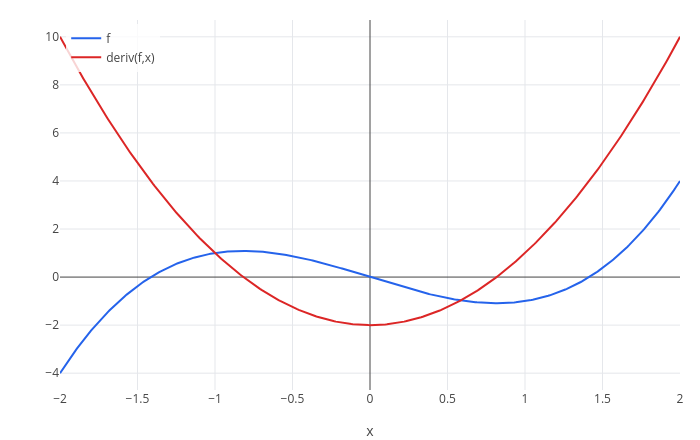

Notebook cell for this chart:
### Markdown cell above
## Plotting
`plot(f1, f2, ..., x, from, to)` samples expressions over a range; the range defaults to -10 .. 10. Variables you defined are substituted.

### Code cell
plot(f, deriv(f, x), x, -2, 2)

### Figure 1 — Plotly figure (JSON) as saved in the notebook; plotly's stock layout.template omitted (floating-point values rounded to 4 significant figures; data arrays with more than 128 entries replaced by an {"elided": "..."} marker saying what was removed)
{"data": [{"line": {"color": "#2563eb", "width": 2}, "mode": "lines", "name": "f", "type": "scatter", "x": {"elided": "402 float values"}, "y": {"elided": "402 float values"}}, {"line": {"color": "#dc2626", "width": 2}, "mode": "lines", "name": "deriv(f,x)", "type": "scatter", "x": {"elided": "402 float values"}, "y": {"elided": "402 float values"}}], "layout": {"height": 440, "legend": {"bgcolor": "rgba(255,255,255,0.8)", "x": 0.01, "y": 0.99}, "margin": {"b": 50, "l": 60, "r": 20, "t": 20}, "showlegend": true, "title": {"text": ""}, "width": 700, "xaxis": {"title": {"text": "x"}, "zeroline": true}, "yaxis": {"range": [-4.7, 10.7], "title": {"text": ""}, "zeroline": true}}}
